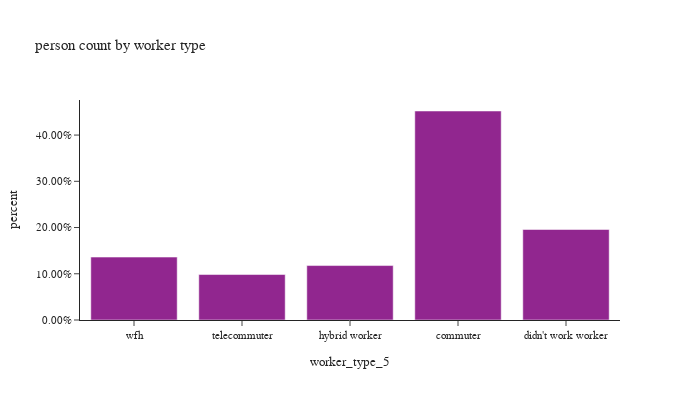

Write notebook code for a chart like this one.
### Code cell
# worker counts by worker type
df_worker_count = survey_person_day[survey_person_day['worker_type_5'].isin(workers)].\
    groupby('worker_type_5')['pdexpfac'].agg(sample_count='size', pdexpfac='sum').reset_index()
df_worker_count['percent'] = df_worker_count['pdexpfac'] / sum(df_worker_count['pdexpfac'])

fig = px.bar(df_worker_count, x="worker_type_5", y="percent",
             barmode="group",hover_data=['sample_count','pdexpfac'],
             category_orders={'worker_type_5': workers},
             title="person count by worker type")
fig.update_layout(height=400, width=700, font=dict(size=11),
                  yaxis_tickformat = '.2%')
fig.show()

### Figure 1 — Plotly figure (JSON) as saved in the notebook; plotly's stock layout.template omitted (floating-point values rounded to 4 significant figures)
{"data": [{"alignmentgroup": "True", "customdata": [[1249.0, 722800.0], [451.0, 313000.0], [399.0, 188300.0], [562.0, 157300.0], [750.0, 217600.0]], "hovertemplate": "worker_type_5=%{x}<br>percent=%{y}<br>sample_count=%{customdata[0]}<br>pdexpfac=%{customdata[1]}<extra></extra>", "legendgroup": "", "marker": {"color": "#91268F", "pattern": {"shape": ""}}, "name": "", "offsetgroup": "", "orientation": "v", "showlegend": false, "textposition": "auto", "type": "bar", "x": ["commuter", "didn't work worker", "hybrid worker", "telecommuter", "wfh"], "xaxis": "x", "y": [0.4521, 0.1957, 0.1178, 0.09837, 0.1361], "yaxis": "y"}], "layout": {"barmode": "group", "font": {"size": 11}, "height": 400, "legend": {"tracegroupgap": 0}, "title": {"text": "person count by worker type"}, "width": 700, "xaxis": {"anchor": "y", "categoryarray": ["wfh", "telecommuter", "hybrid worker", "commuter", "didn't work worker"], "categoryorder": "array", "domain": [0.0, 1.0], "title": {"text": "worker_type_5"}}, "yaxis": {"anchor": "x", "domain": [0.0, 1.0], "tickformat": ".2%", "title": {"text": "percent"}}}}
